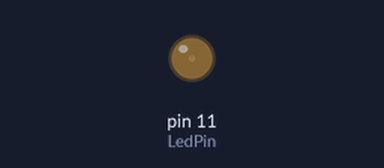
The program below on a simulated Raspberry Pi (header pin numbers). On the bench: output pins drawn as LEDs (lit = HIGH). What the program prints to the terminal is not drawn.

Above: at 0.05 s.
At 0.7 s:
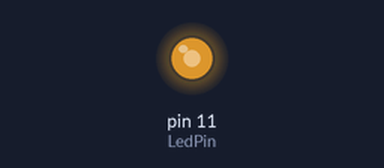
At 1.4 s:
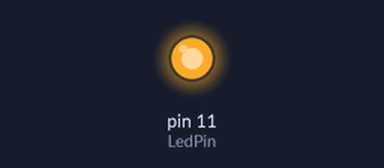
At 2.75 s:
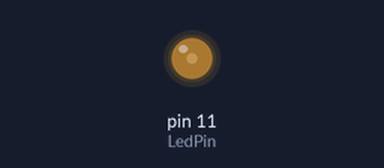
Timing chart, 0 to 5.2 s (numbered marks = the images above):
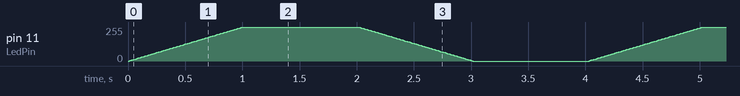

The program:

BreathingLED.py
```python
#!/usr/bin/env python3
########################################################################
# Filename    : BreathingLED.py
# Description : Breathing LED
# Author      : www.freenove.com
# modification: 2021/1/1
########################################################################
import RPi.GPIO as GPIO
import time

LedPin = 11     # define the LedPin

def setup():
    global p
    GPIO.setmode(GPIO.BOARD)       # use PHYSICAL GPIO Numbering
    GPIO.setup(LedPin, GPIO.OUT)   # set LedPin to OUTPUT mode
    GPIO.output(LedPin, GPIO.LOW)  # make ledPin output LOW level to turn off LED

    p = GPIO.PWM(LedPin, 500)      # set PWM Frequence to 500Hz
    p.start(0)                     # set initial Duty Cycle to 0

def loop():
    while True:
        for dc in range(0, 101, 1):   # make the led brighter
            p.ChangeDutyCycle(dc)     # set dc value as the duty cycle
            time.sleep(0.01)
        time.sleep(1)
        for dc in range(100, -1, -1): # make the led darker
            p.ChangeDutyCycle(dc)     # set dc value as the duty cycle
            time.sleep(0.01)
        time.sleep(1)

def destroy():
    p.stop() # stop PWM
    GPIO.cleanup() # Release all GPIO

if __name__ == '__main__':     # Program entrance
    print ('Program is starting ... ')
    setup()
    try:
        loop()
    except KeyboardInterrupt:  # Press ctrl-c to end the program.
        destroy()
```
